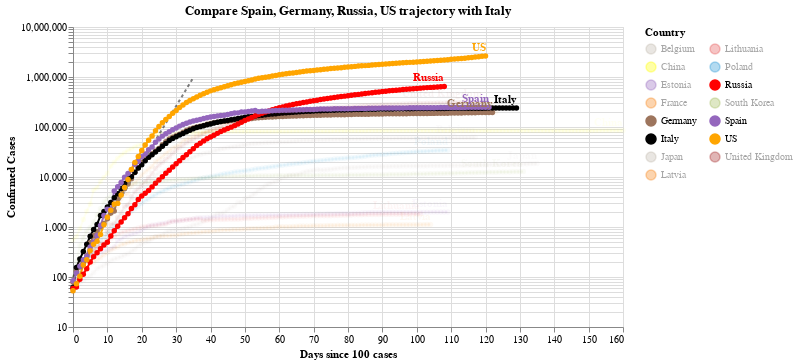

Notebook code cell kept with this figure:
### Code cell
#hide_input
chart2 = make_since_chart(dff2, ['Spain', 'Germany','Russia', 'US'], baseline_countries)
chart2

### Figure 1 — Vega-Lite specification as saved in the notebook (floating-point values rounded to 4 significant figures; data arrays with more than 128 entries replaced by an {"elided": "..."} marker saying what was removed)
{"config": {"view": {"continuousWidth": 400, "continuousHeight": 300}}, "layer": [{"data": {"name": "data-628230001892d6798b50651be41d1b3e"}, "mark": {"type": "line", "color": "black", "opacity": 0.5, "strokeDash": [3, 3]}, "encoding": {"x": {"type": "quantitative", "field": "Days since 100 cases"}, "y": {"type": "quantitative", "field": "Confirmed Cases"}}}, {"data": {"name": "data-1c32db10a376bfb5072bb77829f9ef93"}, "mark": {"type": "line", "point": true}, "encoding": {"color": {"type": "nominal", "field": "Country", "legend": {"columns": 2}, "scale": {"domain": ["Belgium", "China", "Estonia", "France", "Germany", "Italy", "Japan", "Latvia", "Lithuania", "Poland", "Russia", "South Korea", "Spain", "US", "United Kingdom"], "range": ["#C1B7AD", "yellow", "#9467bd", "#F58518", "#9D755D", "black", "#C1B7AD", "#F58518", "#E45756", "#2495D3", "red", "#A1BA59", "#9467bd", "orange", "brown"]}}, "opacity": {"condition": {"value": 1, "selection": "selector003"}, "value": 0.05}, "tooltip": [{"type": "nominal", "field": "Country"}, {"type": "temporal", "field": "Date"}, {"type": "quantitative", "field": "Confirmed Cases"}, {"type": "quantitative", "field": "Days since 100 cases"}], "x": {"type": "quantitative", "field": "Days since 100 cases"}, "y": {"type": "quantitative", "field": "Confirmed Cases", "scale": {"type": "log"}}}, "selection": {"selector003": {"type": "multi", "fields": ["Country"], "bind": "legend", "init": [{"Country": "Spain"}, {"Country": "Germany"}, {"Country": "Russia"}, {"Country": "US"}, {"Country": "Italy"}]}}, "width": 550}, {"data": {"name": "data-1c32db10a376bfb5072bb77829f9ef93"}, "mark": {"type": "text", "align": "right", "dy": -8, "fontWeight": "bold"}, "encoding": {"color": {"type": "nominal", "field": "Country", "legend": {"columns": 2}, "scale": {"domain": ["Belgium", "China", "Estonia", "France", "Germany", "Italy", "Japan", "Latvia", "Lithuania", "Poland", "Russia", "South Korea", "Spain", "US", "United Kingdom"], "range": ["#C1B7AD", "yellow", "#9467bd", "#F58518", "#9D755D", "black", "#C1B7AD", "#F58518", "#E45756", "#2495D3", "red", "#A1BA59", "#9467bd", "orange", "brown"]}}, "opacity": {"condition": {"value": 1, "selection": "selector003"}, "value": 0.05}, "text": {"type": "nominal", "field": "Country"}, "tooltip": [{"type": "nominal", "field": "Country"}, {"type": "temporal", "field": "Date"}, {"type": "quantitative", "field": "Confirmed Cases"}, {"type": "quantitative", "field": "Days since 100 cases"}], "x": {"type": "quantitative", "field": "Days since 100 cases"}, "y": {"type": "quantitative", "field": "Confirmed Cases", "scale": {"type": "log"}}}, "transform": [{"filter": "(datum['Date'] >= 1593475200000)"}], "width": 550}], "title": "Compare Spain, Germany, Russia, US trajectory with Italy", "$schema": "https://vega.github.io/schema/vega-lite/v4.0.2.json", "datasets": {"data-628230001892d6798b50651be41d1b3e": [{"Days since 100 cases": 0, "Confirmed Cases": 100.0}, {"Days since 100 cases": 1, "Confirmed Cases": 130.0}, {"Days since 100 cases": 2, "Confirmed Cases": 169.0}, {"Days since 100 cases": 3, "Confirmed Cases": 219.7}, {"Days since 100 cases": 4, "Confirmed Cases": 285.6}, {"Days since 100 cases": 5, "Confirmed Cases": 371.3}, {"Days since 100 cases": 6, "Confirmed Cases": 482.7}, {"Days since 100 cases": 7, "Confirmed Cases": 627.5}, {"Days since 100 cases": 8, "Confirmed Cases": 815.7}, {"Days since 100 cases": 9, "Confirmed Cases": 1060.0}, {"Days since 100 cases": 10, "Confirmed Cases": 1379.0}, {"Days since 100 cases": 11, "Confirmed Cases": 1792.0}, {"Days since 100 cases": 12, "Confirmed Cases": 2330.0}, {"Days since 100 cases": 13, "Confirmed Cases": 3029.0}, {"Days since 100 cases": 14, "Confirmed Cases": 3937.0}, {"Days since 100 cases": 15, "Confirmed Cases": 5119.0}, {"Days since 100 cases": 16, "Confirmed Cases": 6654.0}, {"Days since 100 cases": 17, "Confirmed Cases": 8650.0}, {"Days since 100 cases": 18, "Confirmed Cases": 11250.0}, {"Days since 100 cases": 19, "Confirmed Cases": 14620.0}, {"Days since 100 cases": 20, "Confirmed Cases": 19000.0}, {"Days since 100 cases": 21, "Confirmed Cases": 24710.0}, {"Days since 100 cases": 22, "Confirmed Cases": 32120.0}, {"Days since 100 cases": 23, "Confirmed Cases": 41750.0}, {"Days since 100 cases": 24, "Confirmed Cases": 54280.0}, {"Days since 100 cases": 25, "Confirmed Cases": 70560.0}, {"Days since 100 cases": 26, "Confirmed Cases": 91730.0}, {"Days since 100 cases": 27, "Confirmed Cases": 119300.0}, {"Days since 100 cases": 28, "Confirmed Cases": 155000.0}, {"Days since 100 cases": 29, "Confirmed Cases": 201500.0}, {"Days since 100 cases": 30, "Confirmed Cases": 262000.0}, {"Days since 100 cases": 31, "Confirmed Cases": 340600.0}, {"Days since 100 cases": 32, "Confirmed Cases": 442800.0}, {"Days since 100 cases": 33, "Confirmed Cases": 575600.0}, {"Days since 100 cases": 34, "Confirmed Cases": 748300.0}, {"Days since 100 cases": 35, "Confirmed Cases": 972800.0}], "data-1c32db10a376bfb5072bb77829f9ef93": {"elided": "1823 records"}}}
